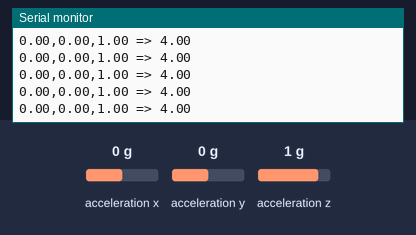
This sketch was run on a simulated Arduino Nano 33 IoT. Parts: the last lines printed to the serial monitor. Inputs (shaded band) come from the test bench; at power-on: acceleration x 0 g, acceleration y 0 g, acceleration z 1 g. Nothing arrives over Bluetooth unless stated; a phone connects over Bluetooth LE 3 s after start.

Above: at 1.2 s.
1.3 s: acceleration x set to -1.4 g
At 1.9 s:
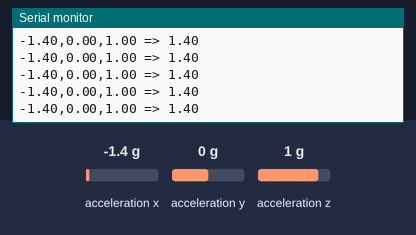
4.3 s: acceleration y set to -1.4 g
At 5.0 s:
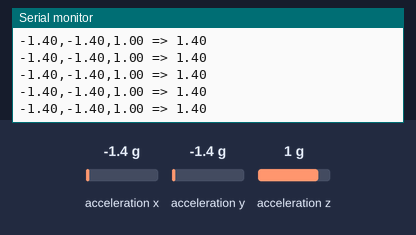
5.8 s: acceleration z set to -1.4 g
At 6.9 s:
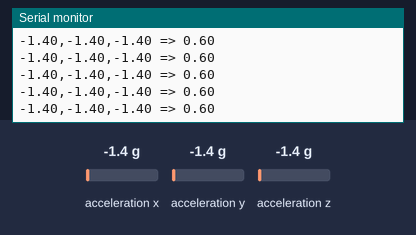
Timing chart, 0 to 8.8 s (numbered marks = the images above; inputs shaded):
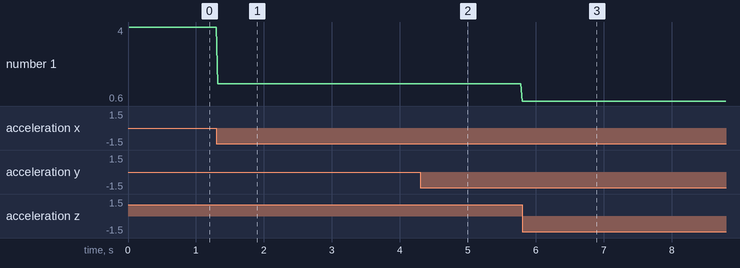

The sketch:

pendulum-v2.ino
```cpp
#include <ArduinoBLE.h>
#include <Arduino_LSM6DS3.h>

float rotation = 0;

namespace Accel {
  float x, y, z, delta = 0.05;

  void setup() {
    if (!IMU.begin()) {
      Serial.println("Failed to initialize IMU!");

      while (true)
        ; // halt program
    }
  }

  void loop() {
    if (IMU.accelerationAvailable()) {
      IMU.readAcceleration(x, y, z);
    }
  }
} // namespace Accel

namespace Blue {
  BLEService service("68d458d2-ceac-440f-b61a-bb620043c147");
  BLEIntCharacteristic characteristic("055c1935-8461-4c9c-b186-3bb141899a63",
                                      BLERead | BLENotify);
  BLEDevice central;
  bool wasCentralConnected = false;

  void setup() {
    if (!BLE.begin()) {
      Serial.println("starting BLE failed!");

      while (true) {
      }
    }

    BLE.setLocalName("Pendulum Sensor");
    BLE.setAdvertisedService(service);
    service.addCharacteristic(characteristic);
    BLE.addService(service);
    characteristic.writeValue(0);
    BLE.advertise();
  }

  void loop() {
    if (!wasCentralConnected) {
      central = BLE.central();
      if (central) {
        Serial.print(F("Connected to central: "));
        Serial.println(central.address());
        wasCentralConnected = true;
      } else {
        return;
      }
    }

    if (central.connected()) {
      characteristic.writeValue((4 - rotation) * 1000);
    } else {
      // when the central disconnects, print it out:
      Serial.print(F("Disconnected from central: "));
      Serial.println(central.address());

      wasCentralConnected = false;
    }
  }
} // namespace Blue

void setup() {
  //
  Serial.begin(9600);
  Accel::setup();
  Blue::setup();
}

void loop() {
  delay(20);
  //
  Accel::loop();

  if (Accel::x < 0) {
    if (Accel::z > 0) {
      // Quadrant 1
      rotation = -Accel::x;
    } else {
      // Quadrant 2
      rotation = 2 + Accel::x;
    }
  } else {
    if (Accel::z < 0) {
      // Quadrant 3
      rotation = 2 + Accel::x;
    } else {
      // Quadrant 4
      rotation = 4 - Accel::x;
    }
  }
  Serial.print(Accel::x);
  Serial.print(",");
  Serial.print(Accel::y);
  Serial.print(",");
  Serial.print(Accel::z);
  Serial.print(" => ");
  Serial.print(rotation);
  Serial.print("\n");

  Blue::loop();
}
```

Measured:
- after the input at 1.3 s, the serial monitor: prints a new line at once (image 1)
- after the input at 4.3 s, the serial monitor: prints a new line at once (image 2)
- after the input at 5.8 s, the serial monitor: prints a new line at once (image 3)
- plotted number 1: 4 → 1.4 after the input at 1.3 s, 1.4 → 0.6 after the input at 5.8 s
